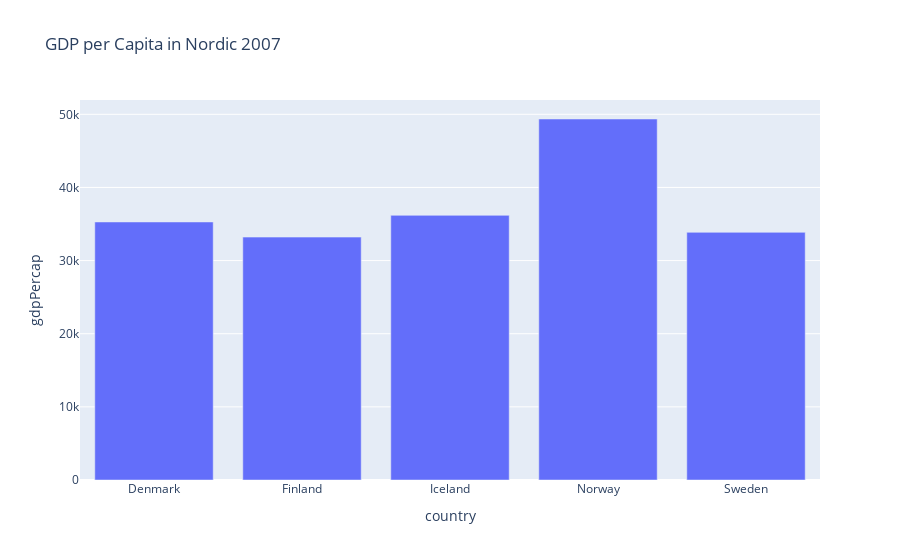

Write notebook code for a chart like this one.
### Markdown cell above
## Bar chart

### Code cell
fig = px.bar(nordic2007, 
       x="country", 
       y="gdpPercap",
       title= "GDP per Capita in Nordic 2007")
fig.show()
fig.write_html("interactive_figures/gdp_nordic_2007.html")

### Figure 1 — Plotly figure (JSON) as saved in the notebook; plotly's stock layout.template omitted (floating-point values rounded to 4 significant figures)
{"data": [{"hovertemplate": "country=%{x}<br>gdpPercap=%{y}<extra></extra>", "legendgroup": "", "marker": {"color": "#636efa", "pattern": {"shape": ""}}, "name": "", "orientation": "v", "showlegend": false, "textposition": "auto", "type": "bar", "x": ["Denmark", "Finland", "Iceland", "Norway", "Sweden"], "xaxis": "x", "y": [35280.0, 33210.0, 36180.0, 49360.0, 33860.0], "yaxis": "y"}], "layout": {"barmode": "relative", "legend": {"tracegroupgap": 0}, "title": {"text": "GDP per Capita in Nordic 2007"}, "xaxis": {"anchor": "y", "domain": [0, 1], "title": {"text": "country"}}, "yaxis": {"anchor": "x", "domain": [0, 1], "title": {"text": "gdpPercap"}}}}
